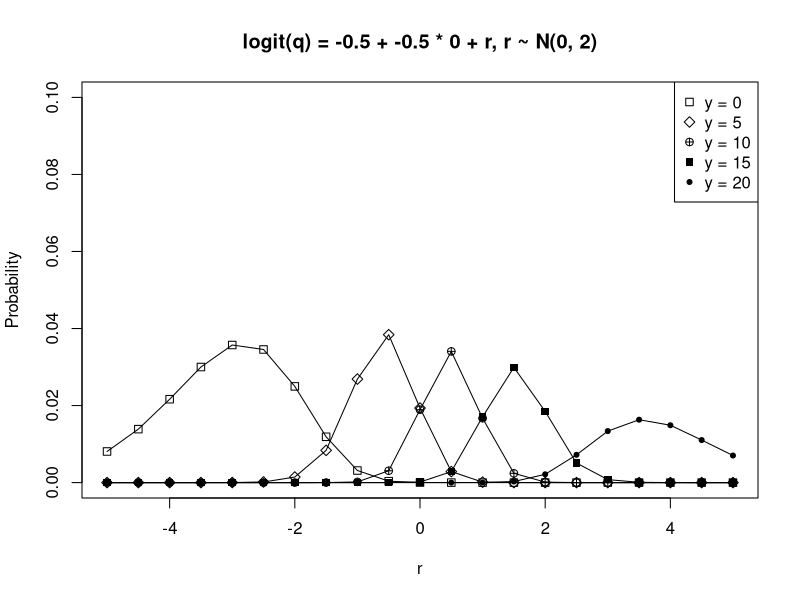
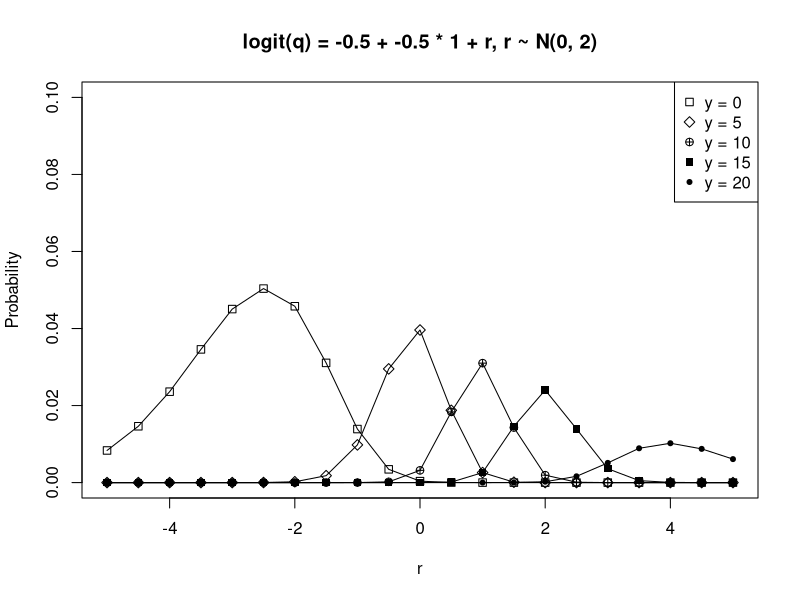
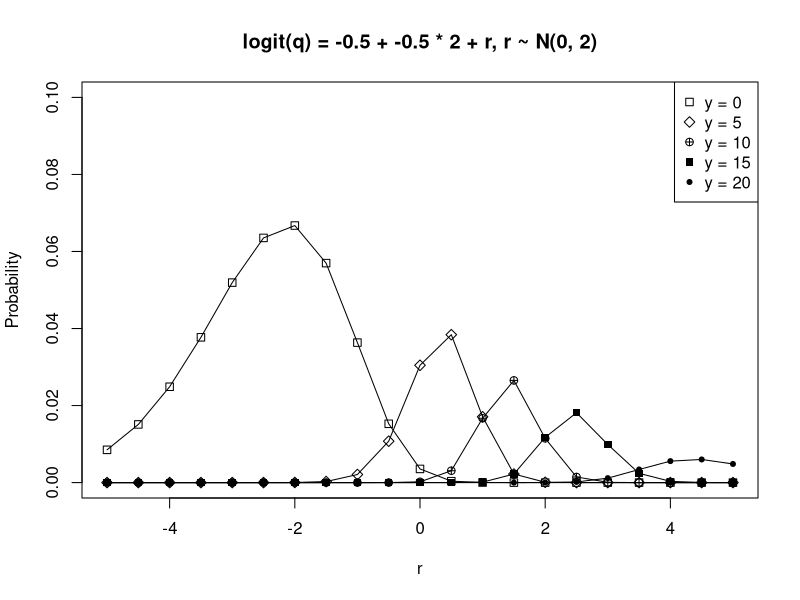
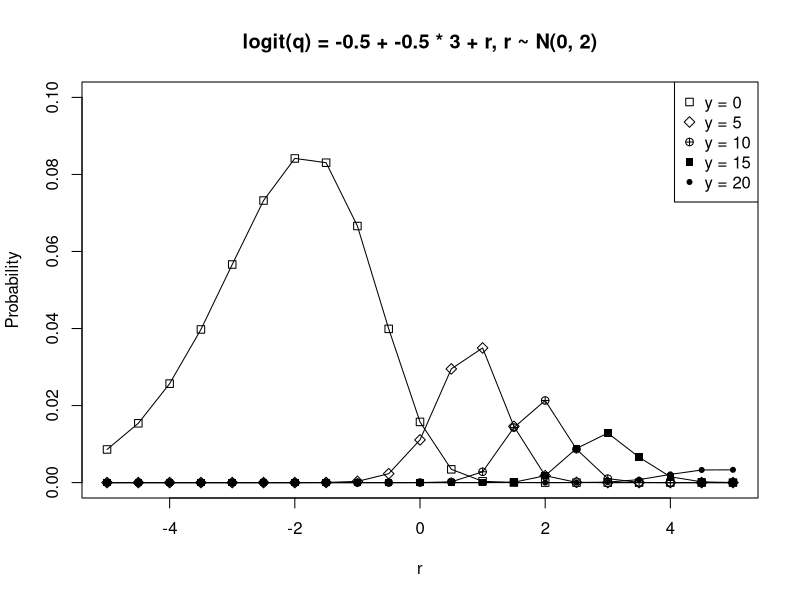
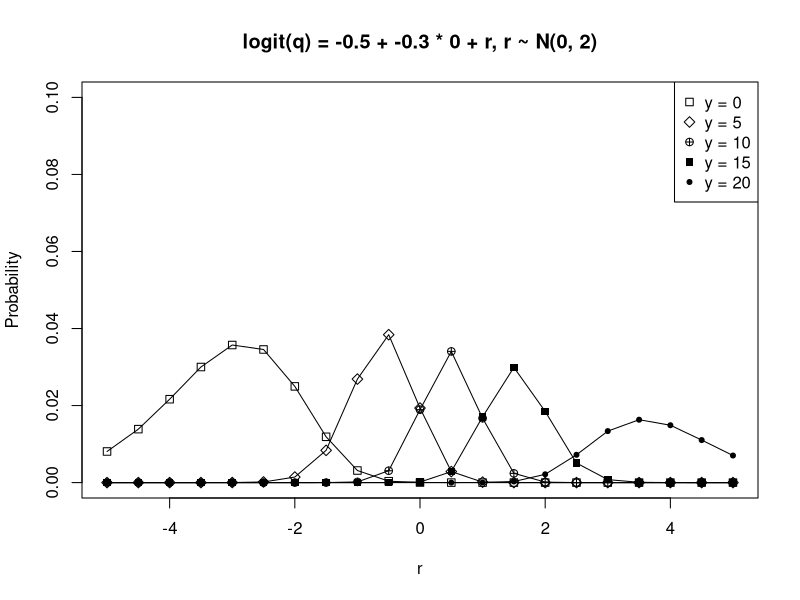
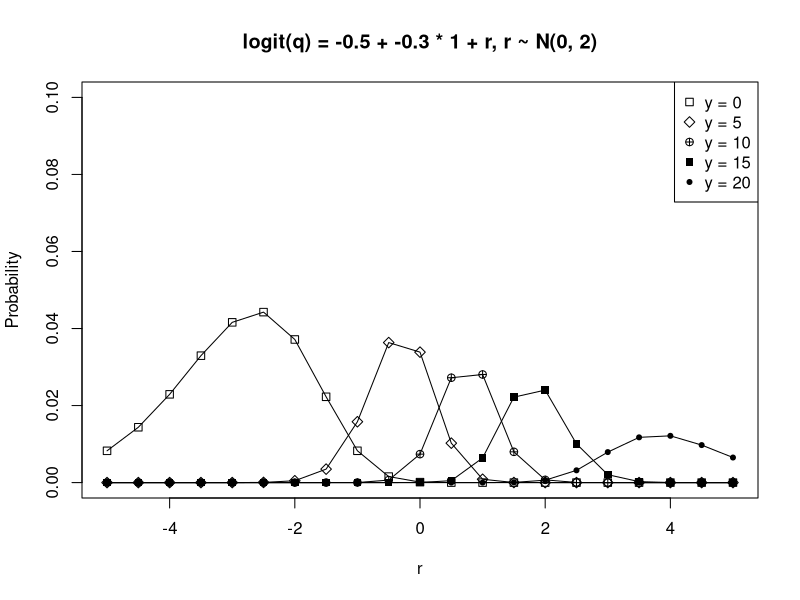
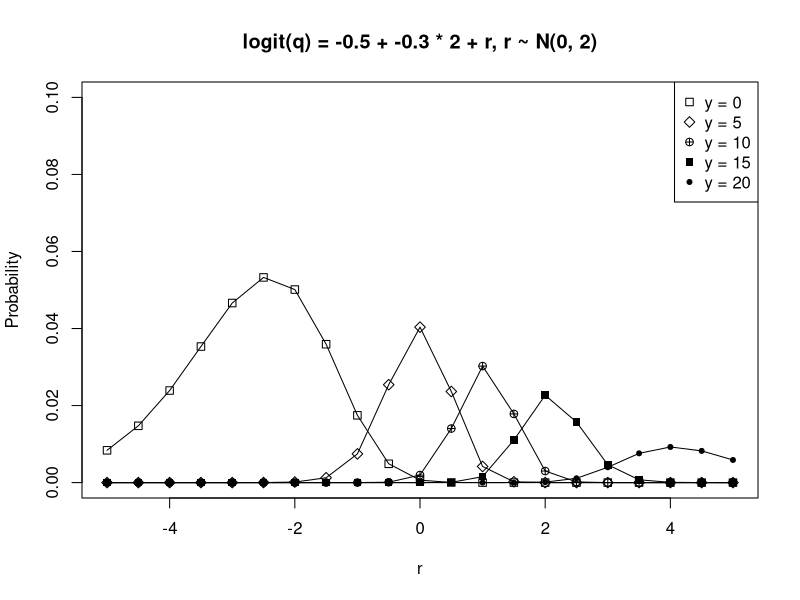
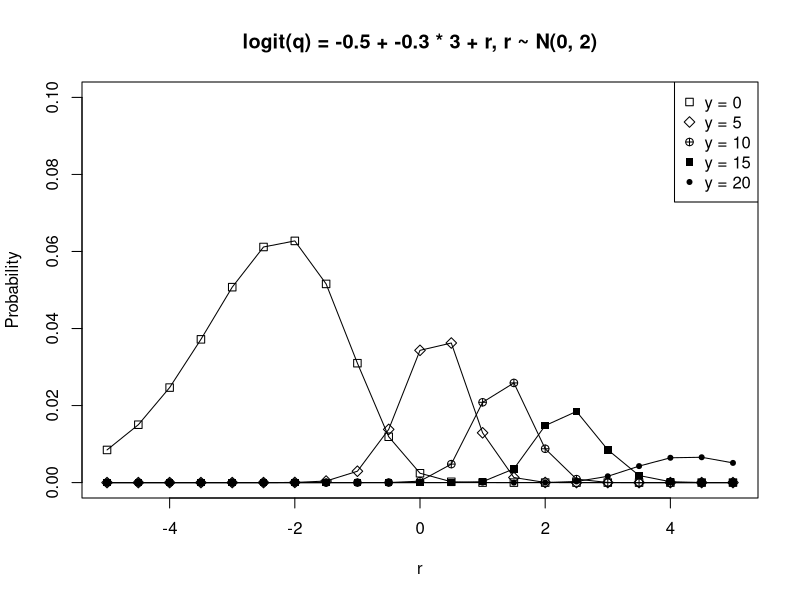

Recreate these plots in R, in order.
N <- 20

linkFunction <- function(b1, b2, x) {
  function(r) {
    1 / (1 + exp(-b1 - b2 * x - r))
  }
}

distribution <- function(y, linkFunction) {
  l <- match.fun(linkFunction)
  function(r) {
    dbinom(y, N, l(r)) * dnorm(r, mean = 0, sd = 2)
  }
}


xl <- "r"
yl <- "Probability"
ys <- seq(0, 20, by = 5)
rs <- seq(-5, 5, by = 0.5)
legends = paste0("y = ", ys)
for (b1 in seq(-0.5, 0.5, by = 0.2)) {
  for (b2 in seq(-0.5, 0.5, by = 0.2)) {
    for (x in 0:3) {
      l <- linkFunction(b1, b2, x)
      title <- paste0("logit(q) = ", b1, " + ", b2, " * ", x, " + r, r ~ N(0, 2)")
      plot(0, 0, type = "n", xlim = c(-5, 5), ylim = c(0.0, 0.1), main = title, xlab = xl, ylab = yl)
      for (i in 1:5) {
        d <- distribution(ys[i], l)
        lines(rs, d(rs), type = "l")
        points(rs, d(rs), pch = ys[i])
      }
      legend("topright", legend = legends, pch = ys)
    }
  }
}
